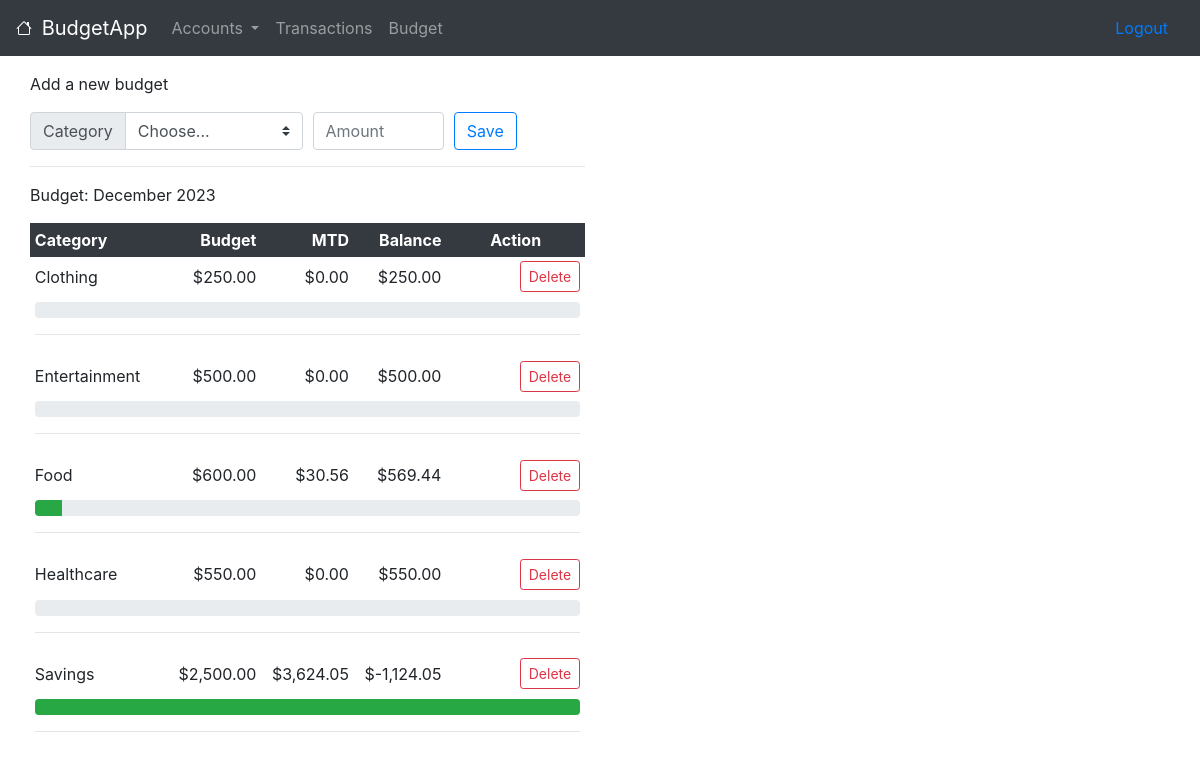
Page /budgets/1/ (signed in) on the committed database.
### budgets/models.py (models this page shows)
class Budget(models.Model):
    CATEGORY_CHOICES = [
        ('Rent/Mortgage', 'Rent/Mortgage'),
        ('Transportation', 'Transportation'),
        ('Food', 'Food'),
        ('Healthcare', 'Healthcare'),
        ('Debt Repayment', 'Debt Repayment'),
        ('Savings', 'Savings'),
        ('Personal Care', 'Personal Care'),
        ('Entertainment', 'Entertainment'),
        ('Clothing', 'Clothing'),
        ('Utilities', 'Utilities'),
        ('Insurance', 'Insurance'),
        ('Childcare/Children Expenses', 'Childcare/Children Expenses'),
        ('Miscellaneous', 'Miscellaneous'),
    ]
    owner = models.ForeignKey(User, on_delete=models.CASCADE)
    category = models.CharField(max_length=50, choices=CATEGORY_CHOICES, default='Miscellaneous')
    amount = models.DecimalField(max_digits=11, decimal_places=2)

### budgets/views.py (the view, shortened to what this page needs)
# urls.py: path('', include('budgets.urls')),
@login_required
def budgets(request, id):
    context = {}
    print(request.POST)
    if id != request.user.id:
        raise Http404
    all_categories =  set([choice[0] for choice in Budget.CATEGORY_CHOICES])
    user_budgets = Budget.objects.filter(owner=request.user.id).order_by('category')
    categories_with_budget = sorted(set(user_budgets.values_list('category', flat=True)))
    categories_without_budget = list(all_categories.difference(categories_with_budget))
    context['categories_without_budget'] = sorted(categories_without_budget)
    sum_of_user_budgets =  get_budget_mtd_information(user_budgets, request.user)
    context['sum_of_user_budgets'] = sum_of_user_budgets
    context['accounts'] = Account.objects.filter(owner=request.user).order_by('nickname')
    return render(request, 'budgets/budgets.html', context)

### budgets/templates/budgets/budgets.html (shortened to what this page needs)
{% extends 'budgets/base.html' %}
{% load humanize %}
{% block content %}
<div class="container-fluid">
    <p>Add a new budget</p>
    <div class="row">
        <div class="col-lg">
            <form method="POST" action={% url 'budgets:budgets' id=user.id %}>
                <div class="form-row">
                <div class="col-md-6">
                    <div class="input-group is-invalid">
                    <div class="input-group-prepend">
                        <label class="input-group-text" for="validatedInputGroupSelect_category">Category</label>
                    </div>
                    <select class="custom-select" id="validatedInputGroupSelect_category" name="category" id="category">
                        <option value="">Choose...</option>
                    </select>
                    </div>
                </div>
                    <div class="col">
                        <input type="number" class="form-control" placeholder="Amount" id="amount" name="amount" step="0.01" min="-999999999.99" max="999999999.99" required="required">
                    </div>
                    <div class="col">
                        <button type="submit" class="btn btn-outline-primary" name="AddBudget">Save</button>
                    </div>
                </div>
            <hr/>
            <p>Budget: {% now "F Y" %} </p>
            {% include "budgets/list_budget.html" with sum_of_user_budgets=sum_of_user_budgets %}
        </div>
        <div class="col-md">
        </div>
    </div>
</div>
{% endblock %}

### budgets/templates/budgets/list_budget.html (shortened to what this page needs)
{% load humanize %}
<div>
    <table class="table table-sm table-borderless">
        <thead class="thead-dark">
            <tr>
            <th scope="col" class="col-md-3">Category</th>
            <th scope="col" class="col-md-2 text-right">Budget</th>
            <th scope="col" class="col-md-2 text-right">MTD</th>
            <th scope="col" class="col-md-2 text-right">Balance</th>
            <th scope="col" class="col-md-3 text-center">Action</th>
            </tr>
        </thead>
        <tbody>
            {% for key, details in sum_of_user_budgets.items %}
                <tr>
                    <td style="vertical-align:middle;">{{ key.category }}</td>
                    <td class="text-right" style="vertical-align:middle;">${{ key.amount|intcomma }}</td>
                    <td class="text-right" style="vertical-align:middle;">${{ details.mtd|intcomma }}</td>
                    <td class="text-right" style="vertical-align:middle;">${{ details.balance|intcomma }}</td>
                    <td class="text-right">
                        <form method="POST" action={% url 'budgets:budgets' id=user.id %}>
                            <button type="submit" class="btn btn-outline-danger btn-sm" name="DeleteBudget" value={{ key.id }}>Delete</button>
                    </td>
                </tr>
                <tr>
                    <td colspan="5">
                        <div class="progress">
                            <div class="progress-bar bg-success" role="progressbar" style="width: {{ details.progress }}%;" aria-valuenow="{{ details.mtd }}" aria-valuemin="0" aria-valuemax="{{ key.amount }}"></div>
                        </div>
                        <hr/>
                    </td>
                </tr>
                    {% empty %}
                <tr>
                    <td colspan="5">Add your first budget above.</td>
                </tr>
            {% endfor %}
        </tbody>
    </table>
</div>

### rows in the picture
Budget: category "Clothing", amount "250.00", mtd "0.00", balance "250.00", {{ key.id }} 5 (drawn)
Budget: category "Entertainment", amount "500.00", mtd "0.00", balance "500.00", {{ key.id }} 8 (drawn)
Budget: category "Food", amount "600.00", mtd "30.56", balance "569.44", {{ key.id }} 6 (drawn)
Budget: category "Healthcare", amount "550.00", mtd "0.00", balance "550.00", {{ key.id }} 9 (drawn)
Budget: category "Savings", amount "2,500.00", mtd "3,624.05", balance "-1,124.05", {{ key.id }} 7 (drawn)
